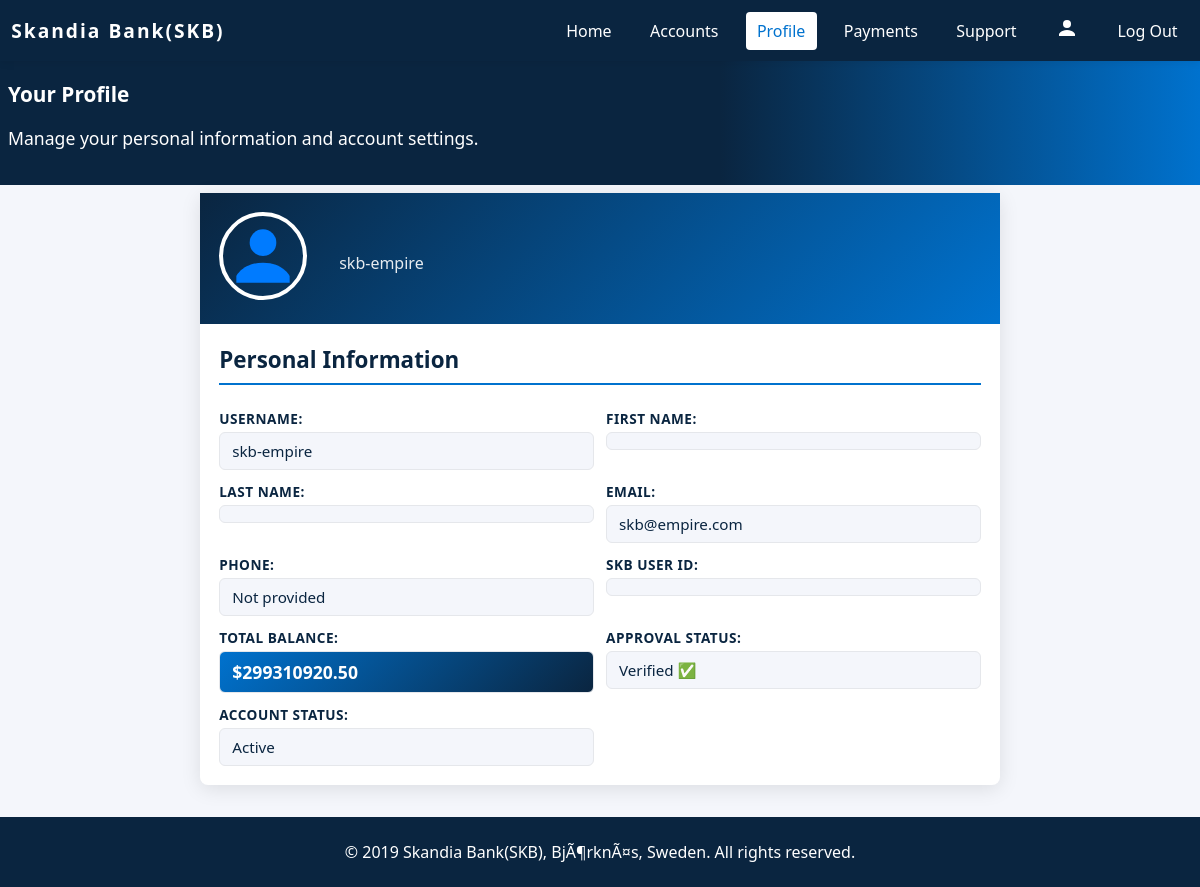
/profile/ (signed in), run on the app's committed database.
### userprofile/models.py (models this page shows, shortened)
class CustomerProfile(models.Model):
    user = models.OneToOneField(settings.AUTH_USER_MODEL, on_delete=models.CASCADE)
    first_name = models.CharField(max_length=150)
    middle_name = models.CharField(max_length=150, blank=True)
    last_name = models.CharField(max_length=150)
    email = models.EmailField()
    country_code = models.CharField(max_length=8, default='+1')
    phone = models.CharField(max_length=30)
    ssn = models.CharField(max_length=20, blank=True, null=True)
    approved = models.BooleanField(default=False)
    userstatus = models.BooleanField(default=True)  # True = Active, False = Blocked
    user_image = models.ImageField(upload_to='profile_images/', blank=True, null=True)
    id_type = models.CharField(max_length=50, blank=True)
    id_front = models.FileField(upload_to='ids/', blank=True, null=True)
    id_back = models.FileField(upload_to='ids/', blank=True, null=True)
    skb_user_id = models.CharField(max_length=40, blank=True)
    created_at = models.DateTimeField(auto_now_add=True)

### bnkapp/models.py (models this page shows, shortened)
class SkBank(models.Model):
    name = models.CharField( max_length=50)
    slug = models.SlugField(unique=True)
    svg = models.TextField(max_length=50, default='hd',blank=True, null=True)
    email = models.EmailField( max_length=254)
    phone = models.CharField( max_length=15, blank=True, null=True)
    address = models.CharField( max_length=50)
    copyright = models.CharField( max_length=750)
    favicon = models.ImageField(upload_to='favicons/', blank=True, null=True)
    banner = models.ImageField(upload_to='banners/', blank=True, null=True)
    class Meta:
        db_table = 'CompanyProfile'
        managed = True
        verbose_name = 'CompanyProfile'
        verbose_name_plural = 'CompanyProfile'

### bnkapp/views.py (the view)
# urls.py: path('profile/', views.profile, name='profile'),
@login_required(login_url='login')
def profile(request):
    try:
        profile = CustomerProfile.objects.get(user=request.user)
    except CustomerProfile.DoesNotExist:
        profile = None
    accounts = []
    total_balance = 0
    has_unread_admin_message = False
    if profile:
        accounts = profile.accounts.all()
        total_balance = sum(account.balance for account in accounts)
        has_unread_admin_message = Message.objects.filter(user_id=profile.skb_user_id, sender='admin', read=False).exists()
    context = {
        'profile': profile,
        'accounts': accounts,
        'total_balance': total_balance,
        'has_unread_admin_message': has_unread_admin_message
    }
    return render(request, 'profile.html', context)

### bnkapp/context_processor.py (called while the page is built)
def general(request):
    gen = SkBank.objects.get(pk=1)
    context = {
   	 'gen': gen,
   	}
    return context

### bnkapp/templates/profile.html (shortened to what this page needs)
<!DOCTYPE html>
<html lang="en">
  <head>
    {% load static %}
    <link rel="stylesheet" href="{% static 'CSS/profile.css' %}" />
  </head>
  <body>
    <header>
      <div class="logo">Skandia&nbsp;Bank(SKB)</div>
      <nav>
        <a href="{% url 'home' %}">Home</a>
        <a href="{% url 'account' %}">Accounts</a>
        <a href="{% url 'profile' %}" class="active">Profile</a>
        <a href="{% url 'payments' %}">Payments</a>
        <a href="{% url 'support' %}">Support</a>
        {% if user.is_authenticated %}
          <a href="{% url 'profile' %}" class="profile-link">
            <svg viewBox="0 0 24 24" width="24" height="24">
              <circle cx="12" cy="8" r="4" />
              <path d="M12 14c-6.1 0-8 4-8 4v2h16v-2s-1.9-4-8-4z" />
            </svg>
          </a>
          <a href="{% url 'logout' %}">Log Out</a>
        {% else %}
          <a href="{% url 'login' %}">Log In</a>
        {% endif %}
      </nav>
    </header>
    <section class="account-header">
      <div class="account-header-content">
        <h1>Your Profile</h1>
        <p>Manage your personal information and account settings.</p>
      </div>
    </section>
    <main class="account-main">
      {% if profile %}
        <div class="profile-card">
          <div class="profile-header">
            <div class="profile-image">
              {% if profile.user_image %}
                <img src="{{ profile.user_image.url }}" alt="Profile Image" />
              {% else %}
                <svg viewBox="0 0 24 24" width="80" height="80">
                  <circle cx="12" cy="8" r="4" fill="#007bff" />
                  <path d="M12 14c-6.1 0-8 4-8 4v2h16v-2s-1.9-4-8-4z" fill="#007bff" />
                </svg>
              {% endif %}
            </div>
            <div class="profile-info-header">
              <p>{{ user.username }}</p>
            </div>
          </div>
          <div class="profile-details">
            <h3>Personal Information</h3>
            <div class="profile-info">
              <div class="info-item">
                <label>Username:</label>
                <span>{{ user.username }}</span>
              </div>
              <div class="info-item">
                <label>First Name:</label>
                <span>{{ profile.first_name }}</span>
              </div>
              <div class="info-item">
                <label>Last Name:</label>
                <span>{{ profile.last_name }}</span>
              </div>
              <div class="info-item">
                <label>Email:</label>
                <span>{{ profile.email }}</span>
              </div>
              <div class="info-item">
                <label>Phone:</label>
                <span>{{ profile.phone|default:'Not provided' }}</span>
              </div>
              <div class="info-item">
                <label>SKB User ID:</label>
                <span>{{ profile.skb_user_id }}</span>
              </div>
              <div class="info-item total-balance">
                <label>Total Balance:</label>
                <span>${{ total_balance|floatformat:2 }}</span>
              </div>
              <div class="info-item">
                <label>Approval Status:</label>
                <span>
                  {% if profile.approved %}
                    Verified ✅
                  {% elif profile.approved == False %}
                    Unverified
                  {% else %}
                    Pending
                  {% endif %}
                </span>
              </div>
              <div class="info-item">
                <label>Account Status:</label>
                <span class="{% if not profile.userstatus %}blocked-status{% endif %}">
                  {% if profile.userstatus %}
                    Active
                  {% else %}
                    Blocked
                  {% endif %}
                </span>
              </div>
            </div>
          </div>
        </div>
      {% else %}
        <div class="profile-card">
          <h2>Profile Not Found</h2>
          <p>Your profile information is not available. Please contact support.</p>
        </div>
      {% endif %}
    </main>
    <footer>{{ gen.copyright|safe }}</footer>
  </body>
</html>

### bnkapp/static/CSS/profile.css (style rules this page uses)
body { margin: 0; font-family: "Segoe UI", Arial, sans-serif; background: var(--accent); color: var(--primary); }
header { background: var(--primary); color: var(--white); padding: 0.5rem 1rem; display: flex; align-items: center; justify-content: space-between; box-shadow: var(--shadow); position: relative; z-index: 10; }
.logo { font-size: 1.5rem; font-weight: bold; letter-spacing: 2px; }
nav { display: flex; align-items: center; gap: 1rem; }
nav a { color: var(--white); text-decoration: none; font-weight: 500; transition: color 0.2s; padding: 0.5rem 0.7rem; border-radius: 4px; }
nav a:hover, nav a.active { color: var(--secondary); background: var(--white); }
.profile-link { padding: 0.5rem 0.7rem; border-radius: 4px; transition: background 0.2s; }
.profile-link svg { fill: var(--white); transition: fill 0.2s; }
.account-header { background: linear-gradient(90deg, var(--primary) 60%, var(--secondary) 100%); color: var(--white); padding: 2.5rem 2rem 1.5rem 2rem; display: flex; flex-wrap: wrap; align-items: center; justify-content: space-between; }
.account-header-content { max-width: 500px; }
.account-header h1 { margin-top: 0; font-size: 2rem; }
.account-header p { font-size: 1.1rem; margin-bottom: 1.2rem; }
.account-main { display: flex; flex-wrap: wrap; gap: 2rem; margin: 2rem; justify-content: center; }
.profile-card { background: var(--white); border-radius: 12px; box-shadow: 0 4px 20px rgba(0, 0, 0, 0.1); padding: 0; flex: 1 1 600px; min-width: 320px; max-width: 800px; }
.profile-header { background: linear-gradient(135deg, var(--primary) 0%, var(--secondary) 100%); color: var(--white); padding: 2rem; display: flex; align-items: center; gap: 2rem; }
.profile-image { flex-shrink: 0; }
.profile-image svg { border-radius: 50%; border: 4px solid var(--white); }
.profile-info-header p { margin: 0.5rem 0 0 0; opacity: 0.9; font-size: 1rem; }
.profile-details { padding: 2rem; }
.profile-details h3 { margin-top: 0; margin-bottom: 1.5rem; color: var(--primary); font-size: 1.4rem; font-weight: 600; border-bottom: 2px solid var(--secondary); padding-bottom: 0.5rem; }
.profile-info { display: flex; flex-direction: column; gap: 1.5rem; }
@media (min-width: 901px) { .profile-info { display: grid; grid-template-columns: repeat(auto-fit, minmax(280px, 1fr)); } }
.info-item { display: flex; flex-direction: column; gap: 0.5rem; }
.info-item label { font-weight: 600; color: var(--primary); font-size: 0.9rem; text-transform: uppercase; letter-spacing: 0.5px; }
.info-item span { font-size: 1rem; color: var(--primary); background: var(--accent); padding: 0.75rem 1rem; border-radius: 6px; border: 1px solid var(--gray); transition: border-color 0.2s; }
.info-item.total-balance span { background: linear-gradient(135deg, var(--secondary), var(--primary)); color: white; font-weight: bold; font-size: 1.1rem; }
footer { text-align: center; padding: 1.5rem 0; background: var(--primary); color: var(--white); margin-top: 2rem; }
@media (max-width: 1200px) { header { padding: 0.5rem 0.7rem; } }
@media (max-width: 1200px) { .logo { font-size: 1.2rem; } }
@media (max-width: 1200px) { .account-main { margin: 0.5rem; } }
@media (max-width: 1200px) { .profile-card { border-radius: 8px; } }
@media (max-width: 1200px) { .profile-header { padding: 1.2rem; } }
@media (max-width: 1200px) { .profile-details { padding: 1.2rem; } }
@media (max-width: 1200px) { .profile-info { gap: 0.75rem; } }
@media (max-width: 1200px) { .info-item { display: flex; flex-direction: column; gap: 0.25rem; } }
@media (max-width: 1200px) { .info-item label { font-size: 0.85rem; font-weight: 600; } }
@media (max-width: 1200px) { .info-item span { font-size: 0.95rem; padding: 0.5rem 0.75rem; } }
@media (max-width: 1200px) { .account-header { padding: 1.2rem 0.5rem 1rem 0.5rem; } }
@media (max-width: 1200px) { .account-header h1 { font-size: 1.3rem; } }
@media (max-width: 1200px) { .account-header-content { max-width: 100%; } }

### data on the page
CustomerProfile: email "skb@empire.com", phone "Not provided"
SkBank: copyright "© 2019 Skandia Bank(SKB), BjÃ¶rknÃ¤s, Sweden. All rights reserved."

### other printed values
{{ user.username }} "skb-empire"
{{ total_balance|floatformat:2 }} "299310920.50"
